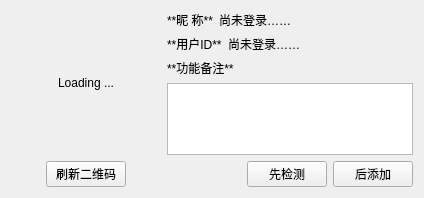
<?xml version="1.0" encoding="UTF-8"?>
<ui version="4.0">
 <class>CreateUser</class>
 <widget class="QWidget" name="CreateUser">
  <property name="geometry">
   <rect>
    <x>0</x>
    <y>0</y>
    <width>424</width>
    <height>198</height>
   </rect>
  </property>
  <property name="windowTitle">
   <string>添加用户</string>
  </property>
  <layout class="QHBoxLayout" name="horizontalLayout">
   <item>
    <layout class="QVBoxLayout" name="verticalLayout" stretch="0,0">
     <item>
      <layout class="QVBoxLayout" name="verticalLayout_3">
       <item alignment="Qt::AlignHCenter|Qt::AlignVCenter">
        <widget class="QLabel" name="label_qrcode">
         <property name="minimumSize">
          <size>
           <width>128</width>
           <height>128</height>
          </size>
         </property>
         <property name="maximumSize">
          <size>
           <width>128</width>
           <height>128</height>
          </size>
         </property>
         <property name="text">
          <string>Loading ...</string>
         </property>
         <property name="scaledContents">
          <bool>true</bool>
         </property>
         <property name="alignment">
          <set>Qt::AlignCenter</set>
         </property>
        </widget>
       </item>
      </layout>
     </item>
     <item>
      <layout class="QHBoxLayout" name="horizontalLayout_2">
       <item>
        <spacer name="horizontalSpacer">
         <property name="orientation">
          <enum>Qt::Horizontal</enum>
         </property>
         <property name="sizeHint" stdset="0">
          <size>
           <width>40</width>
           <height>20</height>
          </size>
         </property>
        </spacer>
       </item>
       <item>
        <widget class="QPushButton" name="refresh_qrcode_btn">
         <property name="text">
          <string>刷新二维码</string>
         </property>
        </widget>
       </item>
       <item>
        <spacer name="horizontalSpacer_2">
         <property name="orientation">
          <enum>Qt::Horizontal</enum>
         </property>
         <property name="sizeHint" stdset="0">
          <size>
           <width>40</width>
           <height>20</height>
          </size>
         </property>
        </spacer>
       </item>
      </layout>
     </item>
    </layout>
   </item>
   <item>
    <layout class="QVBoxLayout" name="verticalLayout_2">
     <item>
      <layout class="QHBoxLayout" name="horizontalLayout_3">
       <item>
        <widget class="QLabel" name="label_2">
         <property name="text">
          <string>**昵 称**</string>
         </property>
         <property name="textFormat">
          <enum>Qt::MarkdownText</enum>
         </property>
        </widget>
       </item>
       <item>
        <widget class="QLabel" name="label_nickname">
         <property name="sizePolicy">
          <sizepolicy hsizetype="Expanding" vsizetype="Preferred">
           <horstretch>0</horstretch>
           <verstretch>0</verstretch>
          </sizepolicy>
         </property>
         <property name="text">
          <string>尚未登录……</string>
         </property>
        </widget>
       </item>
      </layout>
     </item>
     <item>
      <layout class="QHBoxLayout" name="horizontalLayout_4">
       <item>
        <widget class="QLabel" name="label_4">
         <property name="text">
          <string>**用户ID**</string>
         </property>
         <property name="textFormat">
          <enum>Qt::MarkdownText</enum>
         </property>
        </widget>
       </item>
       <item>
        <widget class="QLabel" name="label_user_id">
         <property name="sizePolicy">
          <sizepolicy hsizetype="Expanding" vsizetype="Preferred">
           <horstretch>0</horstretch>
           <verstretch>0</verstretch>
          </sizepolicy>
         </property>
         <property name="text">
          <string>尚未登录……</string>
         </property>
        </widget>
       </item>
      </layout>
     </item>
     <item>
      <layout class="QVBoxLayout" name="verticalLayout_4">
       <item>
        <widget class="QLabel" name="label_6">
         <property name="text">
          <string>**功能备注**</string>
         </property>
         <property name="textFormat">
          <enum>Qt::MarkdownText</enum>
         </property>
        </widget>
       </item>
       <item>
        <widget class="QTextEdit" name="edit_remark"/>
       </item>
       <item>
        <layout class="QHBoxLayout" name="horizontalLayout_5">
         <item>
          <spacer name="horizontalSpacer_3">
           <property name="orientation">
            <enum>Qt::Horizontal</enum>
           </property>
           <property name="sizeHint" stdset="0">
            <size>
             <width>40</width>
             <height>20</height>
            </size>
           </property>
          </spacer>
         </item>
         <item>
          <widget class="QPushButton" name="check_button">
           <property name="text">
            <string>先检测</string>
           </property>
          </widget>
         </item>
         <item>
          <widget class="QPushButton" name="confirm_button">
           <property name="text">
            <string>后添加</string>
           </property>
          </widget>
         </item>
        </layout>
       </item>
      </layout>
     </item>
    </layout>
   </item>
  </layout>
 </widget>
 <resources/>
 <connections/>
</ui>
